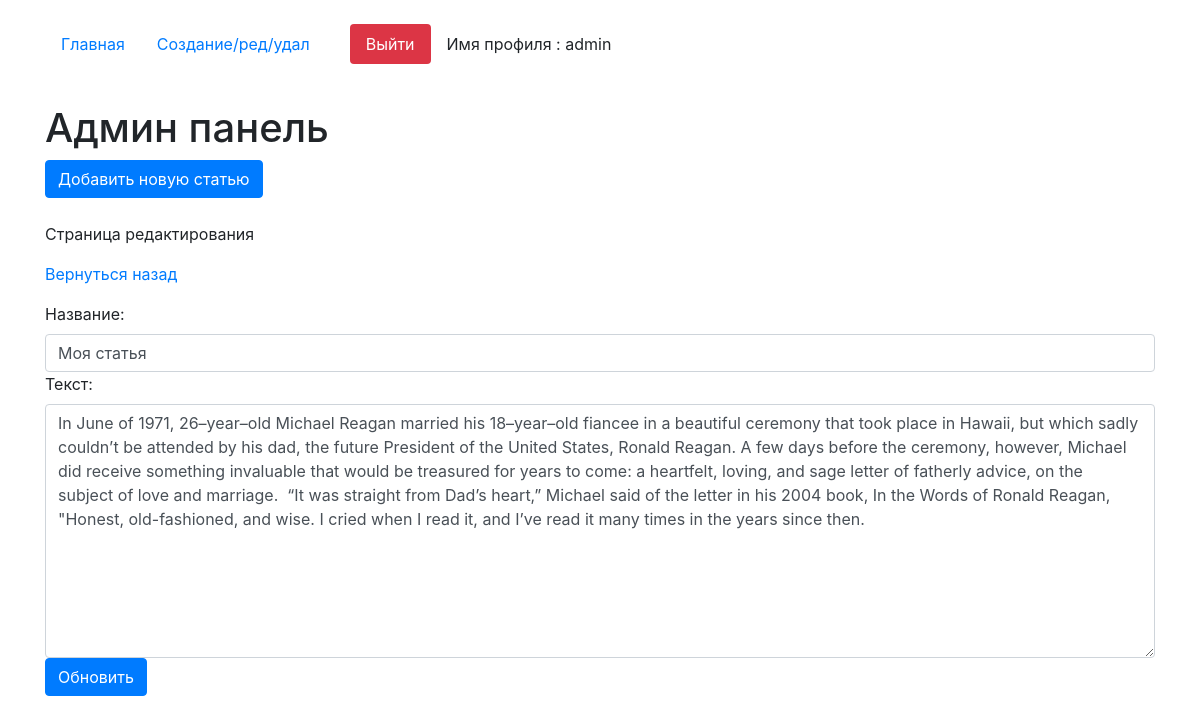
Screenshot of /update-page/17 (signed in) with the database file from the repository.
### core/models.py (models this page shows, shortened)
class Articles(models.Model):
    author = models.ForeignKey(User, on_delete = models.CASCADE, verbose_name='Владелец статьи', blank = True, null = True )
    create_date = models.DateTimeField(auto_now=True)
    name = models.CharField(max_length=200, verbose_name='Название')
    text = models.TextField(verbose_name='Текст')
    class Meta:
        verbose_name='Статью'
        verbose_name_plural='Статьи'

### core/views.py (the view)
# urls.py: path('update-page/<int:pk>', views.ArticleUpdateView.as_view(), name='update_page'),
class ArticleUpdateView(LoginRequiredMixin, CustomSuccessMessageMixin,UpdateView):
    model = Articles
    template_name = 'edit_page.html'
    form_class = ArticleForm
    success_url = reverse_lazy('edit_page')
    success_msg = 'Запись успешно обновлена'
    def get_context_data(self,**kwargs):
        kwargs['update'] = True
        return super().get_context_data(**kwargs)
    def get_form_kwargs(self):
        kwargs = super().get_form_kwargs()
        if self.request.user != kwargs['instance'].author:
            return self.handle_no_permission()
        return kwargs

### core/forms.py
class ArticleForm(forms.ModelForm):
    class Meta:
        model = Articles
        fields = ('name','text')
    def __init__(self,*args,**kwargs):
        super().__init__(*args,**kwargs)
        for field in self.fields:
            self.fields[field].widget.attrs['class'] = 'form-control'

### core/templates/edit_page.html (shortened to what this page needs)
{% extends 'index.html' %}
{% block content %}
<h1 class="mt-4">Админ панель</h1>
<button type="button" class="btn btn-primary" data-toggle="modal" data-target="#exampleModal">
Добавить новую статью
</button>
{% if update %}
<p class="mt-4">Страница редактирования</p>
<p><a href="{% url 'edit_page' %}">Вернуться назад</a></p>
<form id="update_data" method="post">
   {{form}}
</form>
<button form="update_data" type="submit" class="btn btn-primary">Обновить</button>
{% endif %}
{% endblock %}

### core/templates/index.html (shortened to what this page needs)
<!doctype html>
<html lang="en">
   <head>
      <link rel="stylesheet" href="https://stackpath.bootstrapcdn.com/bootstrap/4.4.1/css/bootstrap.min.css">
   </head>
   <body>
      <div class="container mt-4">
         <ul class="nav nav-pills">
            <li class="nav-item">
               {% url 'home' as url_home %}
               <a class="nav-link {% if url_home == request.path %}active{% endif %}" href="{{url_home}}">Главная</a>
            </li>
            <li class="nav-item">
               {% url 'edit_page' as url_edit_page %}
               <a class="nav-link {% if url_edit_page == request.path %}active{% endif %}" href="{{url_edit_page}}">Создание/ред/удал</a>
            </li>
            {% if request.user.is_authenticated %}
            <li class="nav-item">
             {% url 'logout_page' as url_logout_page %}
               <a class="nav-link btn-danger ml-4 " href="{{url_logout_page}}">Выйти</a>
            </li>
            {% endif %}
            <li class="nav-item">
           <p class="nav-link ml-auto">Имя профиля : {{request.user}}</p>
          </li>
         </ul>
         {% block content %}{% endblock %}
      </div>
   </body>
</html>

### rows the page displays
Articles: name "Моя статья", text "In June of 1971, 26–year–old Michael Reagan married his 18–year–old fiancee in a beautiful ceremony that took place in Hawaii, but which sadly couldn’t be attended by his dad, the future President of the United States, Ronald Reagan. A few days before the ceremony, however, Michael did receive something invaluable that would be treasured for years to come: a heartfelt, loving, and sage letter of fatherly advice, on the subject of love and marriage. “It was straight from Dad’s heart,” Michael said of the letter in his 2004 book, In the Words of Ronald Reagan, \"Honest, old-fashioned, and wise. I cried when I read it, and I’ve read it many times in the years since then."

### other values shown
{{ request.user }} "admin"
